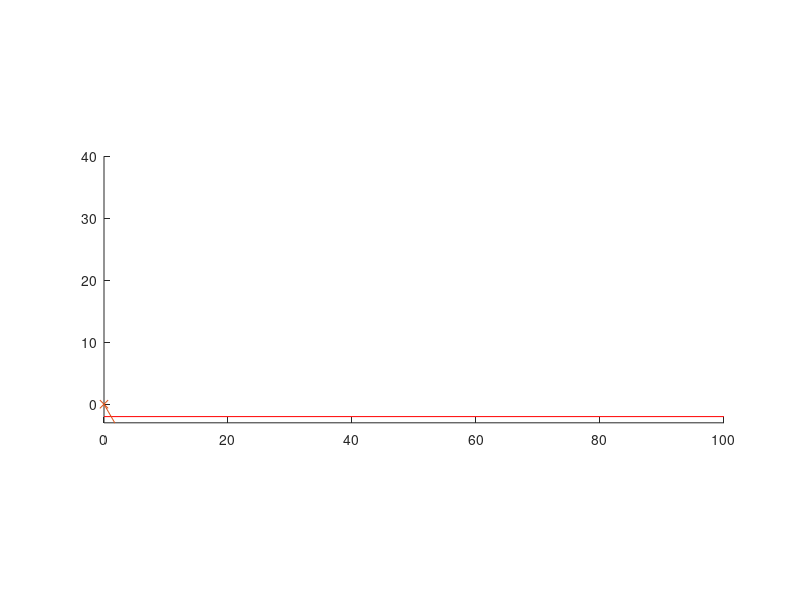

Source code (MATLAB):
1;

% Start of Global Script
global len_prox = 44.6;
global len_inter = 26.3;
global len_distal = 17.4; 

global lb_angle_prox   = -pi /3;
global lb_angle_inter  = -2*pi/3;
global lb_angle_distal = -2*pi/3;

global ub_angle_prox   = pi/3;
global ub_angle_inter  = 0;
global ub_angle_distal = 0;

global error_margin = 0.001;


% Clamp functions as expected
function f = clamp(angle, min, max)
  f=angle;
  if(angle<min) f=min;
  elseif(angle>max) f=max; endif
endfunction

function T = rotateJoint(angle,length,lb,ub)
  angle = clamp(angle,lb,ub);
  T = [ cos(angle), -sin(angle), 0, length*cos(angle);
        sin(angle),  cos(angle), 0, length*sin(angle);
                 0,           0, 1,                 0;
                 0,           0, 0,                 1];
endfunction

% Works as expected
function inv_j = calcInvJacobian(len_prox, len_inter, len_distal, angle_prox, angle_inter)

  j = [-len_prox*sin(angle_prox )-len_inter*sin(angle_prox + angle_inter)-len_distal*sin(angle_prox+(5/3)*angle_inter), -len_inter*sin(angle_prox+angle_inter)-len_prox*sin(angle_prox+(5/3)*angle_inter);
        len_prox*cos(angle_prox )+len_inter*cos(angle_prox + angle_inter)+len_distal*cos(angle_prox+(5/3)*angle_inter),  len_inter*cos(angle_prox+angle_inter)+len_distal*cos(angle_prox+(5/3)*angle_inter)];
  
  D = j(1,1)* j(2,2) - j(1,2)*j(2,1);
  inv_j = (1/D) * [j(2,2), -1*j(1,2); -1*j(2,1), j(1,1)];

endfunction

function [X,Y] = forwardKinematics(angle_prox, angle_inter, angle_distal)
  global len_prox;
  global len_inter;
  global len_distal; 

  global lb_angle_prox;
  global lb_angle_inter;
  global lb_angle_distal;

  global ub_angle_prox;
  global ub_angle_inter;
  global ub_angle_distal;

  global error_margin;

  T1 = rotateJoint(angle_prox,   len_prox,  lb_angle_prox,   ub_angle_prox);
  T2 = rotateJoint(angle_inter,  len_inter, lb_angle_inter,  ub_angle_inter);
  T3 = rotateJoint(angle_distal, len_distal,lb_angle_distal, ub_angle_distal);
  j1 = T1;
  j2 = T1*T2;
  tip= T1*T2*T3;
  X = [0,j1(1,4),j2(1,4),tip(1,4)];
  Y = [0,j1(2,4),j2(2,4),tip(2,4)];
endfunction

function K = assignment2()
  global len_prox;
  global len_inter;
  global len_distal; 

  global lb_angle_prox;
  global lb_angle_inter;
  global lb_angle_distal;

  global ub_angle_prox;
  global ub_angle_inter;
  global ub_angle_distal;

  global error_margin;

  % Visualization
  img = figure(2);
  clf;
  hold on;
  axis([0,100,-3,100],"equal");
  plot([0,65],[-2,-2]);
  
  %forwardKinematics(0.4708, lb_angle_inter/2, lb_angle_distal)
  [X1, Y1] = forwardKinematics(0.98425, (-2*pi)/3, 0)
  [X2, Y2] = forwardKinematics(0.4835, -1.15157, (-2*pi)/3)
  plot( X1, Y1);
  plot( X2, Y2);
  hold off;  
  
endfunction

function K = assignment3()
  global len_prox;
  global len_inter;
  global len_distal; 

  global lb_angle_prox;
  global lb_angle_inter;
  global lb_angle_distal;

  global ub_angle_prox;
  global ub_angle_inter;
  global ub_angle_distal;

  global error_margin;

  % Visualization
  img2 = figure(3);
  clf;
  hold on;
  axis([0,100,-100,100],"equal");
  
  for i=lb_angle_prox:0.1:ub_angle_prox
    [X1, Y1] = forwardKinematics(i, ub_angle_inter, ub_angle_distal);
    [X2, Y2] = forwardKinematics(i, lb_angle_inter, lb_angle_distal);
     
    plot( X1(4), Y1(4));
    plot( X2(4), Y2(4));
  endfor
  
  for i=lb_angle_inter:0.1:ub_angle_inter
    [X1, Y1] = forwardKinematics(lb_angle_prox, i, ub_angle_distal);
    [X2, Y2] = forwardKinematics(ub_angle_prox, i, lb_angle_distal);
     
    plot( X1(4), Y1(4));
    plot( X2(4), Y2(4));
  endfor
  
  for i=lb_angle_distal:0.1:ub_angle_distal
    [X1, Y1] = forwardKinematics(lb_angle_prox, lb_angle_inter, i);
    [X2, Y2] = forwardKinematics(ub_angle_prox, ub_angle_inter, i);
     
    plot( X1(4), Y1(4));
    plot( X2(4), Y2(4));
  endfor
  
  hold off;
endfunction

function [Xi,Yi] = inverseKinematics(currentAngleGuess, target)
  global len_prox;
  global len_inter;
  global len_distal; 

  global lb_angle_prox;
  global lb_angle_inter;
  global lb_angle_distal;

  global ub_angle_prox;
  global ub_angle_inter;
  global ub_angle_distal;

  global error_margin;
  
  Xi = [];
  Yi = [];

  i = 0;
  do
    i = i+1;
    distalJoint =  2*currentAngleGuess(2)/3;
    [X, Y] = forwardKinematics(currentAngleGuess(1), currentAngleGuess(2), distalJoint);
    Xi = vertcat(Xi,X);
    Yi = vertcat(Yi,Y);
    inv_J_q = calcInvJacobian(len_prox, len_inter, len_distal, currentAngleGuess(1), currentAngleGuess(2));
    currentAngleGuess = currentAngleGuess + inv_J_q*( target - [X(4);Y(4)] );
    error = sqrt( (target(1)-X(4))^2 + (target(2)-Y(4))^2 );
  until((error<=error_margin && Y(4)>-2) || i>=100);
  
  i = i+1;
  distalJoint =  2*currentAngleGuess(2)/3;
  [X, Y] = forwardKinematics(currentAngleGuess(1), currentAngleGuess(2), distalJoint);
  
  Xi = vertcat(Xi,X);
  Yi = vertcat(Yi,Y);
endfunction

function K = assignment5and6()
  global len_prox;
  global len_inter;
  global len_distal; 

  global lb_angle_prox;
  global lb_angle_inter;
  global lb_angle_distal;

  global ub_angle_prox;
  global ub_angle_inter;
  global ub_angle_distal;

  global error_margin;
  
  % Visualization
  img2 = figure(5);
  clf;
  hold on;
  axis([0,100,-3,100],"equal");
  plot([0,100],[-2,-2],'color','r');
  
  target = transpose([len_prox + len_inter + 10, -2]);
  plot(target(1), target(2),'marker','x','markersize',30,'color','r');
  
  [Xi, Yi] = inverseKinematics([0.1,-0.1],target);
  
  for i=1:rows(Xi)
    px = [Xi(i,1),Xi(i,2),Xi(i,3),Xi(i,4)];
    py = [Yi(i,1),Yi(i,2),Yi(i,3),Yi(i,4)];
    plot(px,py,'marker','o');
  endfor
  
  for i=1:rows(Xi)
    tipx(i) = Xi(i,4);
    tipy(i) = Yi(i,4);
  endfor
  plot(tipx,tipy,'color','r','linestyle','--');
  hold off;
  
  img3 = figure(6);
  clf;
  hold on;
  for i=1:rows(Xi)
    diff(i) = sqrt( (Xi(i,4)-target(1))^2 + (Yi(i,4)-target(2))^2 );
  endfor
  plot(diff);
  hold off;
endfunction

function assignment7()
  global len_prox;
  global len_inter;
  global len_distal;
  global lb_angle_prox;
  global lb_angle_inter;
  global lb_angle_distal;
  global ub_angle_prox;
  global ub_angle_inter;
  global ub_angle_distal;

  
  img7 = figure(7);
  clf;
  hold on;
  axis([0,100,-3,40],"equal");
  plot([0,100],[-2,-2],'color','r');
  
  dist  = len_prox+len_inter+len_distal;
  angle = asin(-2/dist);
  [Xf,Yf] = forwardKinematics(angle,0,0);
  plot(Xf,Yf,'marker','o');
  
  [Xt,Yt] = forwardKinematics(0,lb_angle_inter,(2/3)*lb_angle_inter);
  distq  = sqrt(Xt(4)^2+Yt(4)^2);
  angleq = asin(-2/distq);
  anglediffq = atan(Yt(4)/Xt(4));
  
  [Xc,Yc] = forwardKinematics(angleq-anglediffq,lb_angle_inter,(2/3)*lb_angle_inter);
  plot(Xc,Yc,'marker','o');
  
  hold off;
endfunction

function assignment8()
    global len_prox;
  global len_inter;
  global len_distal;
  global lb_angle_prox;
  global lb_angle_inter;
  global lb_angle_distal;
  global ub_angle_prox;
  global ub_angle_inter;
  global ub_angle_distal;

  img8 = figure(8);
  clf;
  hold on;
  axis([0,100,-3,40],"equal");
  plot([0,100],[-2,-2],'color','r');
  
  [X1,Y1] = inverseKinematics([ub_angle_prox,ub_angle_inter],[60;-2]);

  s = rows(X1);
  plot([X1(s,1),X1(s,2),X1(s,3),X1(s,4)],
       [Y1(s,1),Y1(s,2),Y1(s,3),Y1(s,4)],
       'marker','x');
  
%  prev = [TODO];
%  for i=50:10:80
%    [X,Y] = inverseKinematics(prev,[i,-2]);
%    z = rows(X);
%    for j=1:z
%      plot([X(j,1),X(j,2),X(j,3),X(j,4)],
%           [Y(j,1),Y(j,2),Y(j,3),Y(j,4)],
%           'marker','o');
%    endfor
%    prev = [X(z,4);Y(z,4)];
%  endfor
  
  hold off;
endfunction

%assignment2()
%assignment3()
%assignment5and6()
%assignment7()
assignment8()

%len_prox, len_inter, len_distal, lb_angle_prox, lb_angle_inter, lb_angle_distal, ub_angle_prox, ub_angle_inter, ub_angle_distal
%
%origin = transpose([0,0,0,1]);
%target = transpose([len_prox + len_inter + 10, -2]);
%plot(target(1), target(2),
%     'marker','x','markersize',40,'color','r');
%
%currentAngleGuess = [0.1,-0.1];
%
%i = 0;
%do
%  i = i+1;
%  T01 = rotateJoint(currentAngleGuess(1), len_prox,  lb_angle_prox,   ub_angle_prox);
%  T12 = rotateJoint(currentAngleGuess(2), len_inter, lb_angle_inter,  ub_angle_inter);
%  T23 = rotateJoint((currentAngleGuess(2)*2)/3, len_distal,lb_angle_distal, ub_angle_distal);
%  j1 = T01;
%  j2 = T01*T12;
%  tip= T01*T12*T23;
%  
%  tipsx(i) = tip(1,4);
%  tipsy(i) = tip(2,4);
%  
%  theta1 = clamp(currentAngleGuess(1), lb_angle_prox, ub_angle_prox);
%  theta2 = clamp(currentAngleGuess(2), lb_angle_inter, ub_angle_inter);
%  theta3 = (2*theta2)/3
%
%  a = tip(1,4)
%  b = tip(2,4)
%
%  plot([0,j1(1,4),j2(1,4),tip(1,4)],
%       [0,j1(2,4),j2(2,4),tip(2,4)],
%       'marker','o','color','k');
%       
%  inv_J_q = calcInvJacobian(len_prox, len_inter, len_distal, currentAngleGuess(1), currentAngleGuess(2));
%  currentAngleGuess = currentAngleGuess + inv_J_q*( target - [tip(1,4);tip(2,4)] );
%  
%  error = sqrt( (target(1)-tip(1,4))^2 + (target(2)-tip(2,4))^2 );
%until((error<error_margin && tip(2,4)>-2) || i>10);
%
%i = i+1;
%
%distalJoint =  2*currentAngleGuess(2)/3 ;
%T01 = rotateJoint(currentAngleGuess(1), len_prox,  lb_angle_prox,   ub_angle_prox);
%T12 = rotateJoint(currentAngleGuess(2), len_inter, lb_angle_inter,  ub_angle_inter);
%T23 = rotateJoint(distalJoint,          len_distal,lb_angle_distal, ub_angle_distal);
%j1 = T01;
%j2 = T01*T12;
%tip= T01*T12*T23;
%tipsy(i) = tip(2,4);
%tipsx(i) = tip(1,4);
%  plot([0,j1(1,4),j2(1,4),tip(1,4)],
%       [0,j1(2,4),j2(2,4),tip(2,4)],
%       'marker','o','color','b');
%
%
%plot(tipsx,tipsy,'linestyle','-.','color','r');
%
%l1 = 44.6;
%l2 = 26.3;
%l3 = 17.4;
%
%theta1 = clamp(currentAngleGuess(1), lb_angle_prox, ub_angle_prox);
%theta2 = clamp(currentAngleGuess(2), lb_angle_inter, ub_angle_inter);
%theta3 = (2*theta2)/3
%
%a = tip(1,4)
%b = tip(2,4)
%
%x = l1*cos(theta1) + l3*cos((2*theta2)/3)*(cos(theta1)*cos(theta2) - sin(theta1)*sin(theta2)) - l3*sin((2*theta2)/3)*(cos(theta1)*sin(theta2) + cos(theta2)*sin(theta1)) + l2*cos(theta1)*cos(theta2) - l2*sin(theta1)*sin(theta2) 
%y = l1*sin(theta1) + l3*cos((2*theta2)/3)*(cos(theta1)*sin(theta2) + cos(theta2)*sin(theta1)) + l3*sin((2*theta2)/3)*(cos(theta1)*cos(theta2) - sin(theta1)*sin(theta2)) + l2*cos(theta1)*sin(theta2) + l2*cos(theta2)*sin(theta1)
